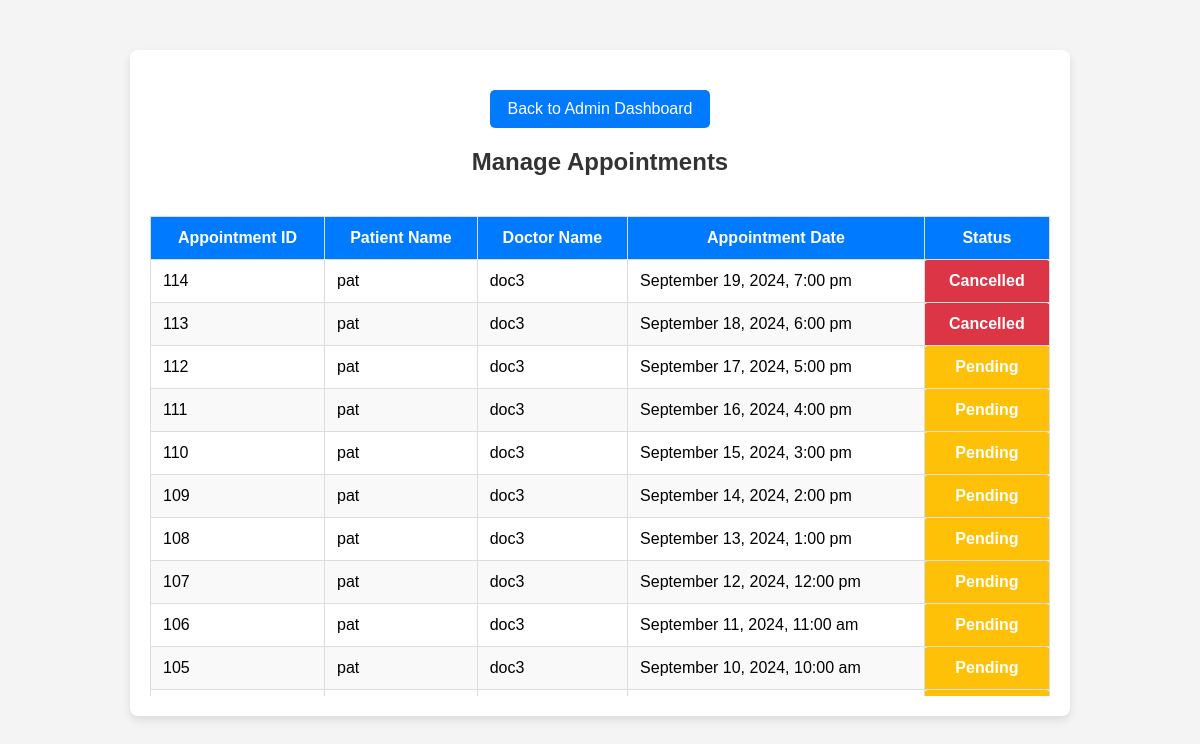
/admin/manage_appointments.php (signed in), run on an earlier commit of the app's database.
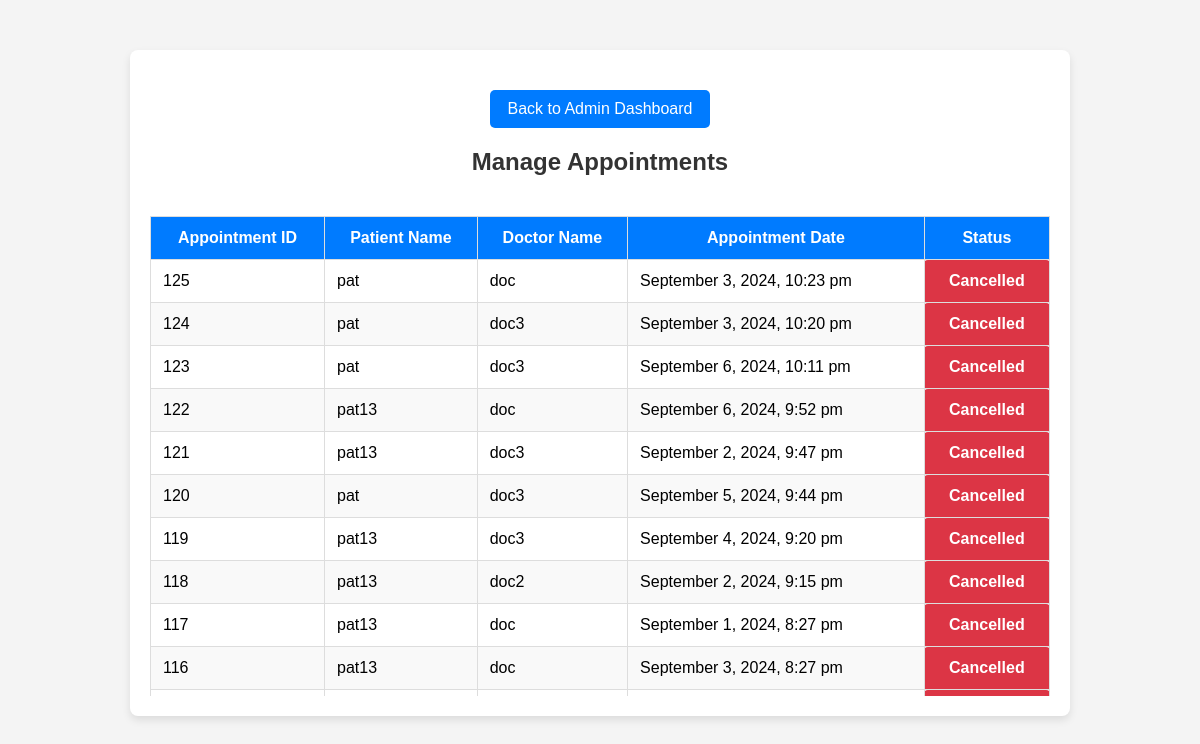
And on a later commit of the database.
### tables this page shows
CREATE TABLE `appointments` (
  `id` int(11) NOT NULL,
  `patient_id` int(11) NOT NULL,
  `doctor_id` int(11) NOT NULL,
  `appointment_date` datetime NOT NULL,
  `status` enum('Pending','Completed','Cancelled','Approved') DEFAULT 'Pending',
  `created_at` timestamp NOT NULL DEFAULT current_timestamp(),
  `updated_at` timestamp NOT NULL DEFAULT current_timestamp() ON UPDATE current_timestamp(),
  `patient_name` varchar(255) DEFAULT NULL,
  `doctor_name` varchar(255) DEFAULT NULL
);

CREATE TABLE `users` (
  `id` int(11) NOT NULL,
  `name` varchar(255) NOT NULL,
  `email` varchar(255) NOT NULL,
  `password` varchar(255) NOT NULL,
  `user_type` enum('admin','doctor','patient') NOT NULL,
  `created_at` timestamp NOT NULL DEFAULT current_timestamp(),
  `updated_at` timestamp NOT NULL DEFAULT current_timestamp() ON UPDATE current_timestamp(),
  `image` varchar(255) DEFAULT 'default_images/default.jpg'
);

### admin/manage_appointments.php (the view, shortened to what this page needs)
<?php
include '../db.php';
$stmt = $pdo->query("
    SELECT a.id AS appointment_id, u_patient.name AS patient_name, u_doctor.name AS doctor_name, a.appointment_date, a.status
    FROM appointments a
    JOIN patients p ON a.patient_id = p.id
    JOIN users u_patient ON p.user_id = u_patient.id
    JOIN doctors d ON a.doctor_id = d.id
    JOIN users u_doctor ON d.user_id = u_doctor.id
    ORDER BY a.id DESC
");
$appointments = $stmt->fetchAll();
?>
<!DOCTYPE html>
<html lang="en">
<head>
</head>
<body>
    <div class="container">
        <a href="admin_dashboard.php" class="back-button">Back to Admin Dashboard</a>
        <h2>Manage Appointments</h2>
        <div class="table-wrapper">
            <table>
                <thead>
                    <tr>
                        <th>Appointment ID</th>
                        <th>Patient Name</th>
                        <th>Doctor Name</th>
                        <th>Appointment Date</th>
                        <th>Status</th>
                    </tr>
                </thead>
                <tbody>
                    <?php if (!empty($appointments)): ?>
                        <?php foreach ($appointments as $appointment): ?>
                            <tr>
                                <td><?php echo htmlspecialchars($appointment['appointment_id']); ?></td>
                                <td><?php echo htmlspecialchars($appointment['patient_name']); ?></td>
                                <td><?php echo htmlspecialchars($appointment['doctor_name']); ?></td>
                                <td><?php echo htmlspecialchars(date('F j, Y, g:i a', strtotime($appointment['appointment_date']))); ?></td>
                                <td class="status <?php echo htmlspecialchars($appointment['status']); ?>">
                                    <?php echo htmlspecialchars($appointment['status']); ?>
                                </td>
                            </tr>
                        <?php endforeach; ?>
                    <?php else: ?>
                        <tr>
                            <td colspan="5" class="no-appointments">No appointments found.</td>
                        </tr>
                    <?php endif; ?>
                </tbody>
            </table>
        </div>
    </div>
</body>
</html>

What changed in the data, as far as the page shows it:
no longer on this page (row unchanged): appointments: id "114", users.name "pat", users.name "doc3", appointment_date "September 19, 2024, 7:00 pm", status "Cancelled"
no longer on this page (row unchanged): appointments: id "113", users.name "pat", users.name "doc3", appointment_date "September 18, 2024, 6:00 pm", status "Cancelled"
no longer on this page (row edited): appointments: id "112", users.name "pat", users.name "doc3", appointment_date "September 17, 2024, 5:00 pm", status "Pending"
no longer on this page (row edited): appointments: id "111", users.name "pat", users.name "doc3", appointment_date "September 16, 2024, 4:00 pm", status "Pending"
no longer on this page (row edited): appointments: id "110", users.name "pat", users.name "doc3", appointment_date "September 15, 2024, 3:00 pm", status "Pending"
no longer on this page (row edited): appointments: id "109", users.name "pat", users.name "doc3", appointment_date "September 14, 2024, 2:00 pm", status "Pending"
no longer on this page (row edited): appointments: id "108", users.name "pat", users.name "doc3", appointment_date "September 13, 2024, 1:00 pm", status "Pending"
no longer on this page (row edited): appointments: id "107", users.name "pat", users.name "doc3", appointment_date "September 12, 2024, 12:00 pm", status "Pending"
no longer on this page (row edited): appointments: id "106", users.name "pat", users.name "doc3", appointment_date "September 11, 2024, 11:00 am", status "Pending"
no longer on this page (row edited): appointments: id "105", users.name "pat", users.name "doc3", appointment_date "September 10, 2024, 10:00 am", status "Pending"
added appointments: id "125", users.name "pat", users.name "doc", appointment_date "September 3, 2024, 10:23 pm", status "Cancelled"
added appointments: id "124", users.name "pat", users.name "doc3", appointment_date "September 3, 2024, 10:20 pm", status "Cancelled"
added appointments: id "123", users.name "pat", users.name "doc3", appointment_date "September 6, 2024, 10:11 pm", status "Cancelled"
added appointments: id "122", users.name "pat13", users.name "doc", appointment_date "September 6, 2024, 9:52 pm", status "Cancelled"
added appointments: id "121", users.name "pat13", users.name "doc3", appointment_date "September 2, 2024, 9:47 pm", status "Cancelled"
added appointments: id "120", users.name "pat", users.name "doc3", appointment_date "September 5, 2024, 9:44 pm", status "Cancelled"
added appointments: id "119", users.name "pat13", users.name "doc3", appointment_date "September 4, 2024, 9:20 pm", status "Cancelled"
added appointments: id "118", users.name "pat13", users.name "doc2", appointment_date "September 2, 2024, 9:15 pm", status "Cancelled"
added appointments: id "117", users.name "pat13", users.name "doc", appointment_date "September 1, 2024, 8:27 pm", status "Cancelled"
added appointments: id "116", users.name "pat13", users.name "doc", appointment_date "September 3, 2024, 8:27 pm", status "Cancelled"
